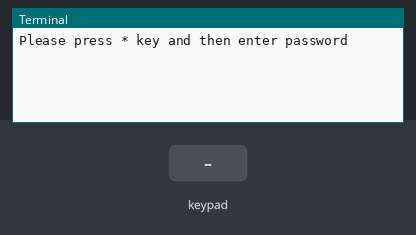
This program was run on a simulated Raspberry Pi (header pin numbers). On the bench: the last lines printed to the terminal. The inputs (shaded band) are chosen by the test bench.

Above: at 1.2 s.
1.3 s: key '1' pressed
At 1.7 s:
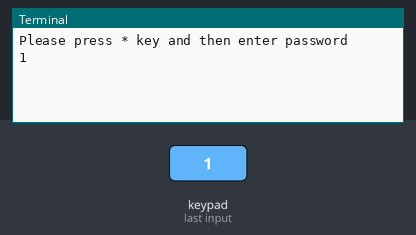
3.3 s: keypad keys 1 2 pressed 0.4 s apart
At 5.3 s:
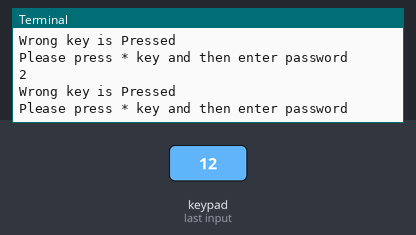
5.6 s: key '*' pressed
At 7.0 s:
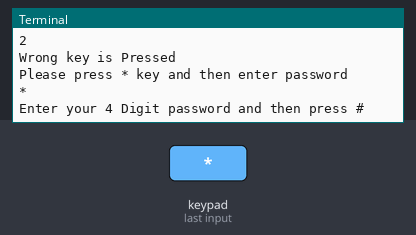
7.6 s: keypad keys 2 5 pressed 0.4 s apart
At 8.5 s:
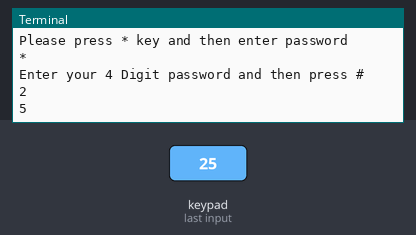
Timing chart, 0 to 10.6 s (numbered marks = the images above; inputs shaded):
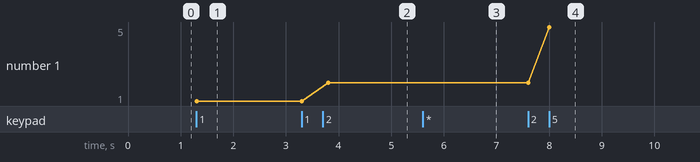

Measured:
- after the input at 1.3 s, the terminal: prints a new line at once (image 1)
- after the input at 3.3 s, the terminal: prints a new line after 0.50 s (image 2)
- after the input at 5.6 s, the terminal: prints a new line at once (image 3)
- after the input at 7.6 s, the terminal: prints a new line at once (image 4)
- plotted number 1: 1 → 2 after the input at 3.3 s, 2 → 5 after the input at 7.6 s

The program:

lockSystem.py
```python
import time
import RPi.GPIO as GPIO
from keypad import keypad

GPIO.setwarnings(False)
# Initialize
kp = keypad(columnCount = 3)

while True:

    print("Please press * key and then enter password")
    # waiting for a keypress
    digit = None
    while digit == None:
        digit = kp.getKey()

    print (digit)
    time.sleep(0.5)

    if(digit == '*'):
        print("Enter your 4 Digit password and then press #")
        seq = []
        for i in range(5):
            digit = None
            while digit == None:
                digit = kp.getKey()

            print (digit)
            seq.append(digit)
            time.sleep(0.4)

        print(seq)
        if seq == [1, 2, 3, 4, '#']:
		print ("Code accepted")
        else:
		print("Please try again !")
    else:
        print("Wrong key is Pressed")
```

keypad.py
```python
#!/usr/bin/python

import RPi.GPIO as GPIO

class keypad():
    def __init__(self, columnCount = 3):
        GPIO.setmode(GPIO.BOARD)

        # CONSTANTS
        if columnCount is 3:
            self.KEYPAD = [
                [1,2,3],
                [4,5,6],
                [7,8,9],
                ["*",0,"#"]
            ]

            self.ROW         = [26,32,33,22]
            self.COLUMN      = [21,31,10]

        elif columnCount is 4:
            self.KEYPAD = [
                [1,2,3,"A"],
                [4,5,6,"B"],
                [7,8,9,"C"],
                ["*",0,"#","D"]
            ]

            self.ROW         = [26,32,33,22]
            self.COLUMN      = [21,31,10,12]
        else:
            return

    def getKey(self):

        # Set all columns as output low
        for j in range(len(self.COLUMN)):
            GPIO.setup(self.COLUMN[j], GPIO.OUT)
            GPIO.output(self.COLUMN[j], GPIO.LOW)

        # Set all rows as input
        for i in range(len(self.ROW)):
            GPIO.setup(self.ROW[i], GPIO.IN, pull_up_down=GPIO.PUD_UP)

        # Scan rows for pushed key/button
        # A valid key press should set "rowVal"  between 0 and 3.
        rowVal = -1
        for i in range(len(self.ROW)):
            tmpRead = GPIO.input(self.ROW[i])
            if tmpRead == 0:
                rowVal = i

        # if rowVal is not 0 thru 3 then no button was pressed and we can exit
        if rowVal <0 or rowVal >3:
            self.exit()
            return

        # Convert columns to input
        for j in range(len(self.COLUMN)):
                GPIO.setup(self.COLUMN[j], GPIO.IN, pull_up_down=GPIO.PUD_DOWN)

        # Switch the i-th row found from scan to output
        GPIO.setup(self.ROW[rowVal], GPIO.OUT)
        GPIO.output(self.ROW[rowVal], GPIO.HIGH)

        # Scan columns for still-pushed key/button
        # A valid key press should set "colVal"  between 0 and 2.
        colVal = -1
        for j in range(len(self.COLUMN)):
            tmpRead = GPIO.input(self.COLUMN[j])
            if tmpRead == 1:
                colVal=j

        # if colVal is not 0 thru 2 then no button was pressed and we can exit
        if colVal <0 or colVal > 3:
            self.exit()
            return

        # Return the value of the key pressed
        self.exit()
        return self.KEYPAD[rowVal][colVal]

    def exit(self):
        # Reinitialize all rows and columns as input at exit
        for i in range(len(self.ROW)):
                GPIO.setup(self.ROW[i], GPIO.IN, pull_up_down=GPIO.PUD_UP)
        for j in range(len(self.COLUMN)):
                GPIO.setup(self.COLUMN[j], GPIO.IN, pull_up_down=GPIO.PUD_UP)

if __name__ == '__main__':
    # Initialize the keypad class
    kp = keypad()

    # Loop while waiting for a keypress
    digit = None
    while digit == None:
        digit = kp.getKey()

    # Print the result
    print (digit)
```
